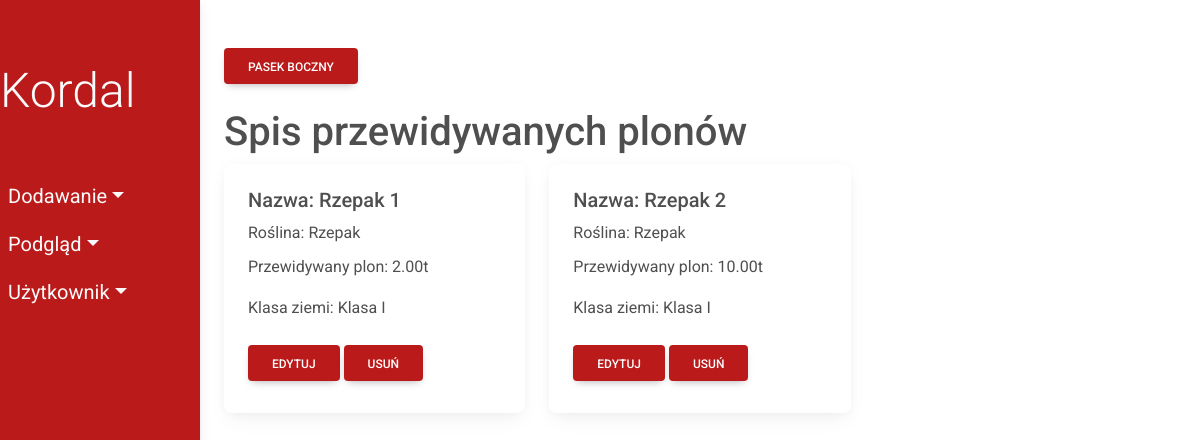
Screenshot of /predicted_crops/ (signed in) with the database file from the repository.
### fields/models.py (models this page shows, shortened)
class PredictedCrop(models.Model):
    predicted_crop_name = models.CharField(max_length=50)
    plant = models.ForeignKey(Plant, on_delete=models.CASCADE)
    crop_mass = models.DecimalField(max_digits=10, decimal_places=2)
    class_field = models.ForeignKey(
        ClassField, on_delete=models.CASCADE, db_column='class_id')
    class Meta:
        db_table = 'PredictedCrop'

class Plant(models.Model):
    plant_name = models.CharField(max_length=50)
    seed_price = models.DecimalField(max_digits=10, decimal_places=2)
    class Meta:
        db_table = 'Plant'
    def __str__(self):
        return self.plant_name

class ClassField(models.Model):
    class_name = models.CharField(max_length=10)
    class Meta:
        db_table = 'ClassField'
    def __str__(self):
        return self.class_name

### fields/views/viewsPredictedCrop.py (the view)
# urls.py: path('predicted_crops/', viewsPredictedCrop.show_predicted_crops,
def show_predicted_crops(request):
    predicted_crops = PredictedCrop.objects.all()
    return render(request, 'fields/show/predictedCrop.html', {'predicted_crops': predicted_crops})

### fields/templates/fields/show/predictedCrop.html
{% extends 'fields/index.html' %}
      {% block content %}
      <h1>Spis przewidywanych plonów</h1>
      <div class="row">
        {% for predicted_crop in predicted_crops %}
        <div class="col-sm-4">
          <div class="card">
            <div class="card-body">
              <h5 class="card-title">Nazwa: {{ predicted_crop.predicted_crop_name}}</h5>
              <p class="card-title">Roślina: {{ predicted_crop.plant}}</p>
              <p class="card-text">Przewidywany plon: {{ predicted_crop.crop_mass}}t</p>
              <p class="card-text">Klasa ziemi: {{ predicted_crop.class_field}}</p>
              <a href="update/{{predicted_crop.id}}" class="btn my-2 menu-btn">Edytuj</a>
              <a href="delete/{{predicted_crop.id}}" class="btn my-2 menu-btn">Usuń</a>
            </div>
          </div>
        </div>
        {% endfor %}
      </div>
    {% endblock %}

### fields/static/css/style.css (style rules this page uses)
* { margin: 0; padding: 0; box-sizing: border-box; }
:root { --nav-bg: #bb1a1a; --dropdown-bg: #cc2b2b }
body { min-height: 100vh; background-color: #fff; }
.menu-btn { background-color: var(--nav-bg); color:#fff }

### rows the page displays
PredictedCrop: predicted_crop_name "Rzepak 1", plant "Rzepak", crop_mass "2.00", class_field "Klasa I"
PredictedCrop: predicted_crop_name "Rzepak 2", plant "Rzepak", crop_mass "10.00", class_field "Klasa I"
